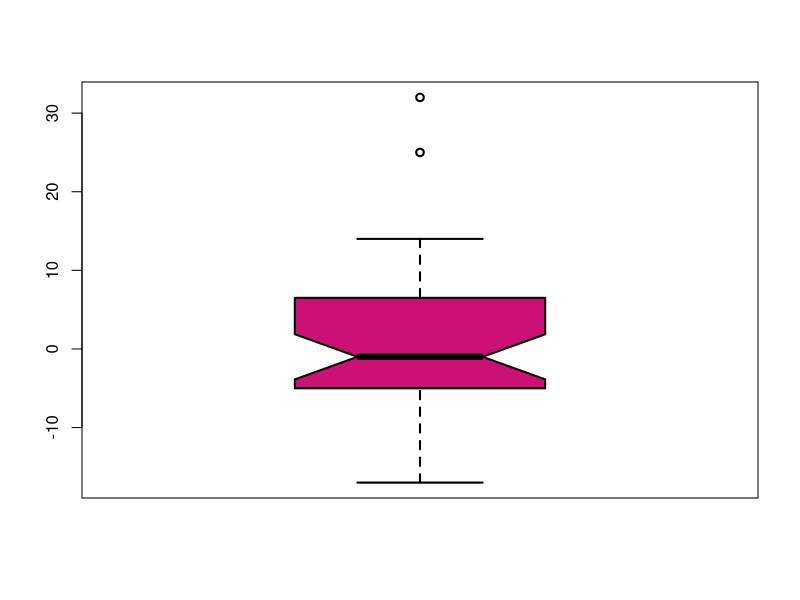

Generate this figure with R:
set.seed(127)
puvodni = rpois(n = 40, lambda = 50)
opravny = rpois(n = 40, lambda = 52)
# H0: na pokyny nema smysl reagovat (rozdil >= 0)
# H1: na pokyny ma smysl reagovat (rozdil < 0)
rozdil = puvodni - opravny

# predpoklad paroveho t-testu: rozdeleni musi byt normalni
  # H0: rozdeleni je normalni
  # H1: rozdeleni neni normalni
  
  shapiro.test(rozdil) # p = 0.0063 < 0.05
  # H0 se zamita, rozdeleni neni normalni --> parovy Wilcoxonuv test

wilcox.test(x = rozdil, alternative = "less")
# p = 0.43 > 0.05
# H0 se nezamita, na pokyny oponentu nema smysl reagovat
# df = 40

boxplot(rozdil, notch = T, col = "deeppink3", lwd = 2)
